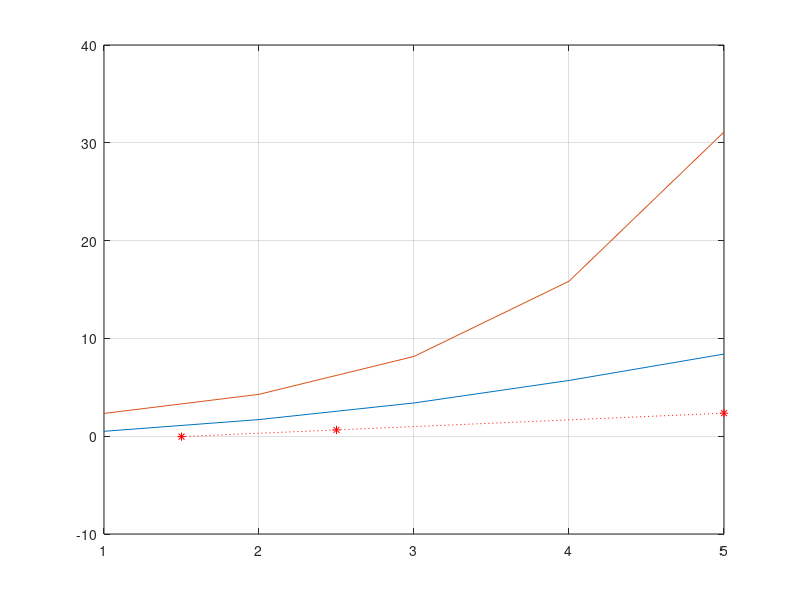

Source code (MATLAB):
X=[1 2 3 4 5 ];
Y1=[0.5 1.7 3.4 5.7 8.4];

%numero de datos
n=length(X);
%puntos del pronostico
Y=log(Y1)
%generar matriz de coeficientes
%calculo de coeficientes
SX=sum(X)
SX2=sum(X.^2)

SY=sum(Y)
SYX=sum(Y.*X)

% estructura de A primer renglon 
A(1,1)=n;
A(1,2)=SX;
%2o renglon

A(2,1)=SX;
A(2,2)=SX2;
A
%lado derecho
b(1,1)=SY;
b(1,2)=SYX;
b
%CON ESTOS DATOS RESOLVER EL SISTEMA
B=inv(A);
C=B*b'
%construccion del polinomio
%puntos de la recta ajustada
Dp=exp(C(1,1))+exp(C(2,1).*X)

plot(X,Y1,X,Dp)
grid on
hold on
%pronosticos
x=[1.5 2.5 5];
disp('Pronosticos')
Px=C(1,1)+C(2,1).*x
plot(x,Px,'r:*')
%calculo del error
E=sum((Dp-Y).^2)
